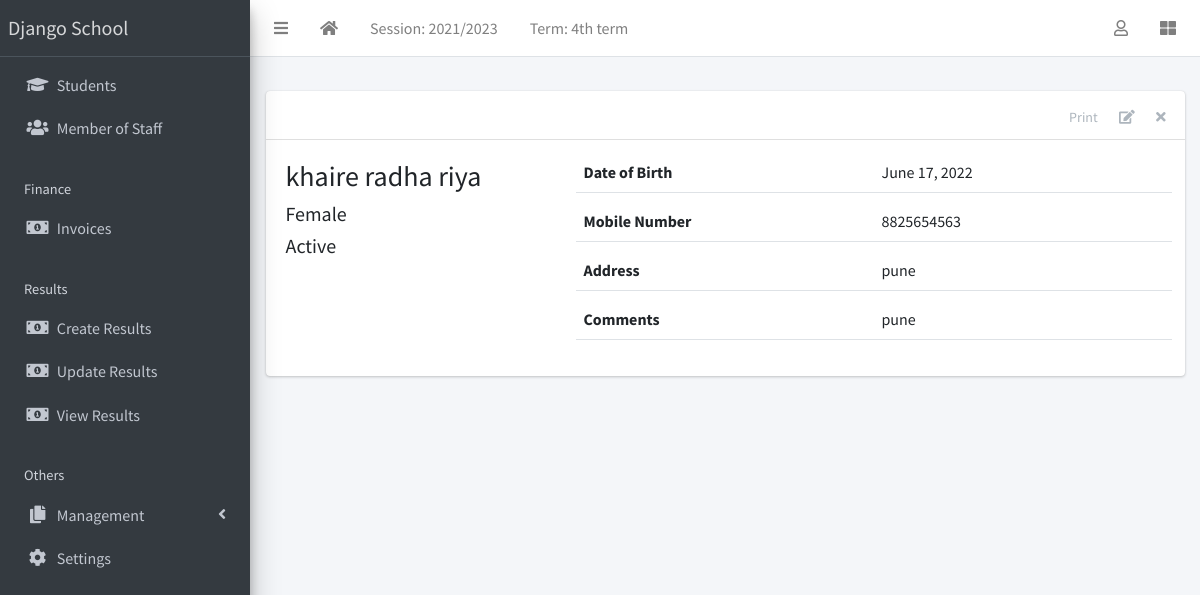
Screenshot of /staff/1/ with the database file from the repository.
### apps/corecode/models.py (models this page shows, shortened)
class AcademicSession(models.Model):
    name = models.CharField(max_length=200, unique=True)
    current = models.BooleanField(default=True)
    class Meta:
        ordering = ["-name"]

class AcademicTerm(models.Model):
    name = models.CharField(max_length=20, unique=True)
    current = models.BooleanField(default=True)
    class Meta:
        ordering = ["name"]

class SiteConfig(models.Model):
    key = models.SlugField()
    value = models.CharField(max_length=200)

### apps/staffs/models.py (models this page shows, shortened)
class Staff(models.Model):
    STATUS = [("active", "Active"), ("inactive", "Inactive")]
    GENDER = [("male", "Male"), ("female", "Female")]
    current_status = models.CharField(max_length=10, choices=STATUS, default="active")
    surname = models.CharField(max_length=200)
    firstname = models.CharField(max_length=200)
    other_name = models.CharField(max_length=200, blank=True)
    gender = models.CharField(max_length=10, choices=GENDER, default="male")
    date_of_birth = models.DateField(default=timezone.now)
    date_of_admission = models.DateField(default=timezone.now)
    mobile_num_regex = RegexValidator(
        regex="^[0-9]{10,15}$", message="Entered mobile number isn't in a right format!"
    )
    mobile_number = models.CharField(
        validators=[mobile_num_regex], max_length=13, blank=True
    )
    address = models.TextField(blank=True)
    others = models.TextField(blank=True)
    def __str__(self):
        return f"{self.surname} {self.firstname} {self.other_name}"

### apps/staffs/views.py (the view)
# urls.py: path("<int:pk>/", StaffDetailView.as_view(), name="staff-detail"),
class StaffDetailView(DetailView):
    model = Staff
    template_name = "staffs/staff_detail.html"

### apps/corecode/context_processors.py (called while the page is built)
def site_defaults(request):
    current_session = AcademicSession.objects.get(current=True)
    current_term = AcademicTerm.objects.get(current=True)
    vals = SiteConfig.objects.all()
    contexts = {
        "current_session": current_session.name,
        "current_term": current_term.name,
    }
    for val in vals:
        contexts[val.key] = val.value
    return contexts

### apps/staffs/templates/staffs/staff_detail.html (shortened to what this page needs)
{% extends 'base.html' %}
{% block content-header %}
<div class="card-header">
  <div class="card-tools">
    <a href="#" class="btn btn-tool">Print</a>
    <a href="{% url 'staff-update' object.id %}" class="btn btn-tool">
      <i class="fas fa-edit"></i>
    </a>
    <a href="{% url 'staff-delete' object.id %}" class="btn btn-tool">
      <i class="fas fa-times"></i>
    </a>
  </div>
</div>
{% endblock content-header %}
{% block content %}
    <div class="row">
      <div class="col-sm-4">
        <div>
          <h3>{{ object }} </h3>
          <h5>{{ object.get_gender_display }} </h5>
          <h5>{{ object.get_current_status_display }} </h5>
        </div>
      </div>
      <div class="col-sm-8">
        <div>
          <div class="form-group border-bottom row">
            <label class="col">
              Date of Birth
            </label>
            <div class="col">
              {{ object.date_of_birth }}
            </div>
          </div>
          <div class="form-group border-bottom row">
            <label class="col">
               Mobile Number
            </label>
            <div class="col">
              {{ object.mobile_number}}
            </div>
          </div>
          <div class="form-group border-bottom row">
            <label class="col">
              Address
            </label>
            <div class="col">
              {{ object.address }}
            </div>
          </div>
          <div class="form-group border-bottom row">
            <label class="col">
              Comments
            </label>
            <div class="col">
              {{ object.others }}
            </div>
          </div>
        </div>
      </div>
    </div>
{% endblock content %}

### templates/base.html (shortened to what this page needs)
{% load static %}
<!DOCTYPE html>
<html lang="en">
<head>
  <link rel="stylesheet" href="{% static 'plugins/fontawesome-free/css/all.min.css' %}">
  <link rel="stylesheet" href="{% static 'plugins/toastr/toastr.min.css' %}">
  <link rel="stylesheet"
    href="{% static 'plugins/overlayScrollbars/css/OverlayScrollbars.min.css' %}">
  <link rel="stylesheet" href="{% static 'plugins/Datatables/datatables.min.css' %}" />
  <link rel="stylesheet" href="{% static 'dist/css/adminlte.min.css' %}">
</head>
<body
  class="hold-transition sidebar-mini layout-fixed layout-navbar-fixed layout-footer-fixed">
  <div class="wrapper">
    <nav class="main-header navbar navbar-expand navbar-white navbar-light">
      <ul class="navbar-nav">
        <li class="nav-item">
          <a class="nav-link" data-widget="pushmenu" href="#" role="button"><i
              class="fas fa-bars"></i></a>
        </li>
        <li class="nav-item d-none d-sm-inline-block">
          <a href="{% url 'home' %} " class="nav-link"><i class="fa fa-home"></i></a>
        </li>
        <li class="nav-item d-none d-sm-inline-block">
          <a href="{% url 'current-session' %}" class="nav-link">Session: {{ current_session }}</a>
        </li>
        <li class="nav-item d-none d-sm-inline-block">
          <a href="{% url 'current-session' %}" class="nav-link">Term: {{ current_term }}</a>
        </li>
      </ul>
      <ul class="navbar-nav ml-auto">
        <li class="nav-item dropdown">
          <a class="nav-link" data-toggle="dropdown" href="#">
            <i class="far fa-user"></i>
          </a>
        </li>
        <li class="nav-item">
          <a class="nav-link" data-widget="control-sidebar" data-slide="true"
            href="#" role="button"><i class="fas fa-th-large"></i></a>
        </li>
      </ul>
    </nav>
    <aside class="main-sidebar sidebar-dark-primary elevation-4">
      <a href="{% url 'home' %}" class="brand-link">{{ school_name | default:"MySchool" }}</a>
      <div class="sidebar">
        <nav class="mt-2">
          <ul class="nav nav-pills nav-sidebar flex-column"
            data-widget="treeview" role="menu" data-accordion="false">
            <li class="nav-item">
              <a href="{% url 'student-list' %}" class="nav-link">
                <i class="nav-icon fas fa-graduation-cap"></i>
                <p>
                  Students
                </p>
              </a>
            </li>
            <li class="nav-item">
              <a href="{% url 'staff-list' %}" class="nav-link">
                <i class="nav-icon fas fa-users"></i>
                <p>
                  Member of Staff
                </p>
              </a>
            </li>
            <li class="nav-header">Finance</li>
            <li class="nav-item">
              <a href="{% url 'invoice-list' %}" class="nav-link">
                <i class="nav-icon fas fa-money-bill-alt"></i>
                <p>
                  Invoices
                </p>
              </a>
            </li>
            <li class="nav-header">Results</li>
            <li class="nav-item">
              <a href="{% url 'create-result' %}" class="nav-link">
                <i class="nav-icon fas fa-money-bill-alt"></i>
                <p>
                  Create Results
                </p>
              </a>
            </li>
            <li class="nav-item">
              <a href="{% url 'edit-results' %}" class="nav-link">
                <i class="nav-icon fas fa-money-bill-alt"></i>
                <p>
                  Update Results
                </p>
              </a>
            </li>
            <li class="nav-item">
              <a href="{% url 'view-results' %}" class="nav-link">
                <i class="nav-icon fas fa-money-bill-alt"></i>
                <p>
                  View Results
                </p>
              </a>
            </li>
            <li class="nav-header">Others</li>
            <li class="nav-item has-treeview">
              <a href="#" class="nav-link">
                <i class="nav-icon fas fa-copy"></i>
                <p>
                  Management
                  <i class="fas fa-angle-left right"></i>
                </p>
              </a>
            </li>
            <li class="nav-item">
              <a href="{% url 'configs' %}" class="nav-link">
                <i class="nav-icon fas fa-cog"></i>
                <p>
                  Settings
                </p>
              </a>
            </li>
          </ul>
        </nav>
      </div>
    </aside>
    <div class="content-wrapper">
      <section class="content-header">
      </section>
      <section class="content">
        <div class="container-fluid">
          <div class="row">
            <div class="col-md-12">
              {% block fullcard %}
              <div class="card">
                {% block content-header %}{% endblock content-header %}
                <div class="card-body">
                  <div class="row">
                    <div class="col">
                      {% block content %}
                      {% endblock content %}
                    </div>
                  </div>
                </div>
              </div>
              {% endblock fullcard %}
            </div>
          </div>
        </div>
      </section>
    </div>
  </div>
</body>
</html>

### rows the page displays
AcademicSession: name "2021/2023"
AcademicTerm: name "4th term"
SiteConfig: value "Django School"
Staff: surname+firstname+other_name "khaire radha riya", gender "Female", current_status "Active", date_of_birth "June 17, 2022", mobile_number "8825654563", address "pune", others "pune"
